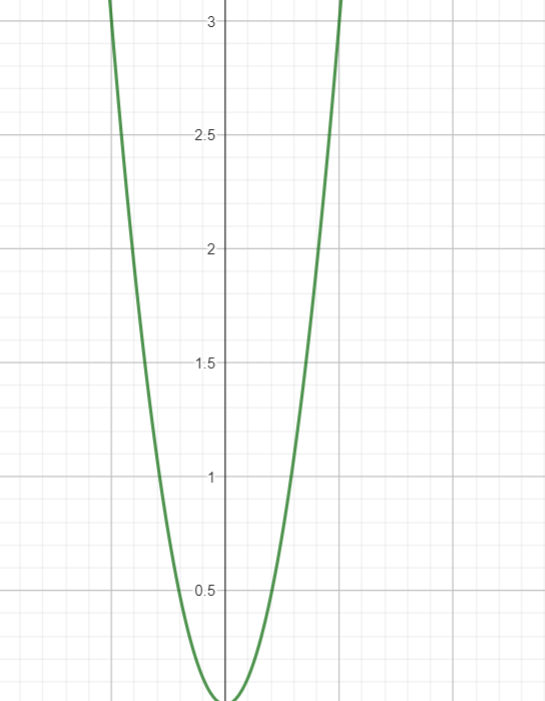
#> input picture image.png, 545 x 701 px
$ python main.py
#> lines starting #> are read from the running program, lines starting #| are printed output that depends on the picture
import numpy as np
from scipy.ndimage import convolve
from PIL import Image, ImageFilter
file = "image.png"

def convKers(arr_img,kers=[],muls=[]):
    for ker in kers:
        kerSum=sum(flat(ker))
        if kerSum==0:
            kerSum=1
        if not isinstance(ker,ImageFilter.Filter):
            arr_img=convolve(arr_img,ker)
        else:
            arr_img=np.array(Image.fromarray(arr_img).filter(ker/kerSum))
    return arr_img

def flatten(arr2d):
    sum_=sum([x for i in arr2d for x in i])
    if sum_==0:
        sum_=1
    return [x/sum_ for i in arr2d for x in i]

def flat(arr2d):
    return [x for i in arr2d for x in i]

def flt(arr_img,kernels,muls=[1]):
    return convKers(arr_img,kernels,muls)


with Image.open(file) as img:
#> img is the input picture: PIL image 545x701 RGBA; mean R, G, B, A 249.9, 250.7, 249.9, 255
    img.load()

n=2
f="1 "*n
s=[([[1]+[0]*(n-1)])*(n-1)]

kernels=[
        [
            [-1,-1,-1],
            [-1,8,-1],
            [-1,-1,-1]
        ]

]
bordersX,bordersY=len(kernels[0]),len(kernels[0][0])
img=img.crop((bordersX,bordersY,(img.size)[0] - bordersX-1,(img.size)[1] - bordersY-1))
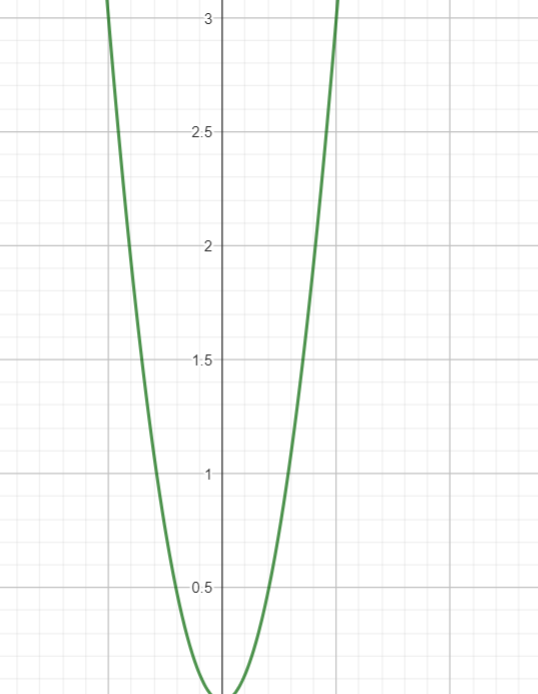
#> img: PIL image 538x694 RGBA; mean R, G, B, A 249.9, 250.7, 249.9, 255
muls=[1,1]
repeats=5
# kernel=[[1]*n]*n
gr=img.convert("L")
# gr.show()
ch=gr
zero_band=ch.point(lambda _:0)
#> zero_band: PIL image 538x694 L; every value is 0

arr_img=np.array(ch)

convolved=flt(arr_img,kernels,muls)
#> the loop in convKers, `for ker in kers:` made 1 pass
#> pass 1, in convKers, `arr_img=convolve(arr_img,ker)`:
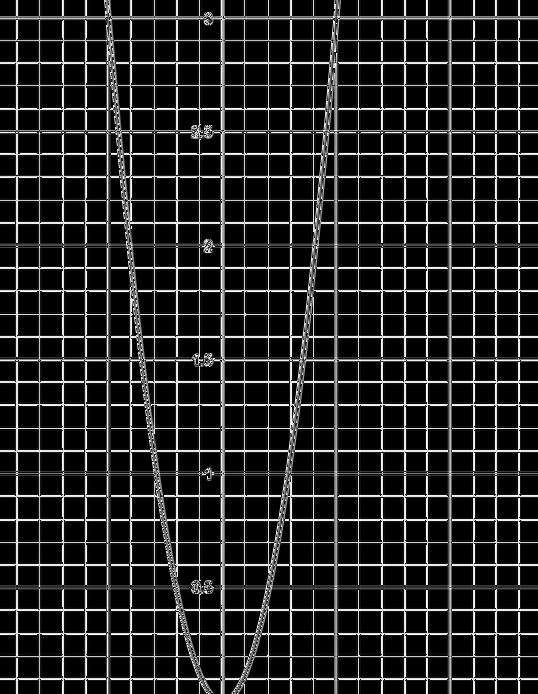
#> arr_img: shape (694, 538); min 0, max 255, mean 37
for i in range(0,repeats-1):
    convolved=flt(arr_img,kernels,muls)

mask=Image.fromarray(convolved)
mask.show()

blank=img.point(lambda _:0)
#> blank: PIL image 538x694 RGBA; every value is 0
res=img.filter(ImageFilter.GaussianBlur(50))
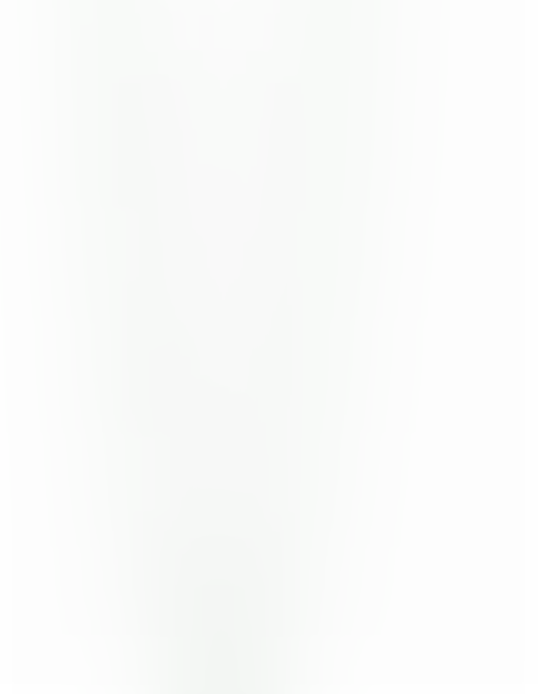
#> res: PIL image 538x694 RGBA; mean R, G, B, A 250.1, 250.9, 250.1, 255
res=Image.composite(img,blank,mask)
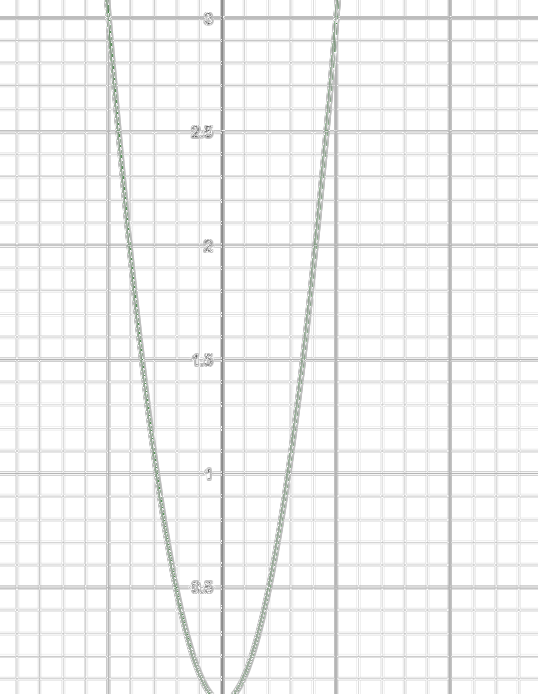
#> res: PIL image 538x694 RGBA; mean R, G, B, A 34.3, 34.6, 34.3, 37; transparent parts drawn white
res.show()
